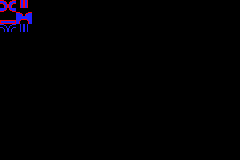

A 2D game scene composited from a Tiled map and its tileset images. What follows is a short description and the map's XML, with every tile layer's data as written:
An orthogonal 30x20 tile map with 8x8 px tiles, 1 tile layer (Tile Layer 1).

<map version="1.10" tiledversion="1.11.2" orientation="orthogonal" renderorder="right-down" width="30" height="20" tilewidth="8" tileheight="8" infinite="0" nextlayerid="2" nextobjectid="1">
 <tileset firstgid="1" source="../tilesets/pac-man-tileset.tsx" />
 <layer id="1" name="Tile Layer 1" width="30" height="20">
  <data encoding="csv">
1,2,3,4,0,0,0,0,0,0,0,0,0,0,0,0,0,0,0,0,0,0,0,0,0,0,0,0,0,0,
17,18,19,20,0,0,0,0,0,0,0,0,0,0,0,0,0,0,0,0,0,0,0,0,0,0,0,0,0,0,
33,34,35,36,0,0,0,0,0,0,0,0,0,0,0,0,0,0,0,0,0,0,0,0,0,0,0,0,0,0,
49,50,51,52,0,0,0,0,0,0,0,0,0,0,0,0,0,0,0,0,0,0,0,0,0,0,0,0,0,0,
0,0,0,0,0,0,0,0,0,0,0,0,0,0,0,0,0,0,0,0,0,0,0,0,0,0,0,0,0,0,
0,0,0,0,0,0,0,0,0,0,0,0,0,0,0,0,0,0,0,0,0,0,0,0,0,0,0,0,0,0,
0,0,0,0,0,0,0,0,0,0,0,0,0,0,0,0,0,0,0,0,0,0,0,0,0,0,0,0,0,0,
0,0,0,0,0,0,0,0,0,0,0,0,0,0,0,0,0,0,0,0,0,0,0,0,0,0,0,0,0,0,
0,0,0,0,0,0,0,0,0,0,0,0,0,0,0,0,0,0,0,0,0,0,0,0,0,0,0,0,0,0,
0,0,0,0,0,0,0,0,0,0,0,0,0,0,0,0,0,0,0,0,0,0,0,0,0,0,0,0,0,0,
0,0,0,0,0,0,0,0,0,0,0,0,0,0,0,0,0,0,0,0,0,0,0,0,0,0,0,0,0,0,
0,0,0,0,0,0,0,0,0,0,0,0,0,0,0,0,0,0,0,0,0,0,0,0,0,0,0,0,0,0,
0,0,0,0,0,0,0,0,0,0,0,0,0,0,0,0,0,0,0,0,0,0,0,0,0,0,0,0,0,0,
0,0,0,0,0,0,0,0,0,0,0,0,0,0,0,0,0,0,0,0,0,0,0,0,0,0,0,0,0,0,
0,0,0,0,0,0,0,0,0,0,0,0,0,0,0,0,0,0,0,0,0,0,0,0,0,0,0,0,0,0,
0,0,0,0,0,0,0,0,0,0,0,0,0,0,0,0,0,0,0,0,0,0,0,0,0,0,0,0,0,0,
0,0,0,0,0,0,0,0,0,0,0,0,0,0,0,0,0,0,0,0,0,0,0,0,0,0,0,0,0,0,
0,0,0,0,0,0,0,0,0,0,0,0,0,0,0,0,0,0,0,0,0,0,0,0,0,0,0,0,0,0,
0,0,0,0,0,0,0,0,0,0,0,0,0,0,0,0,0,0,0,0,0,0,0,0,0,0,0,0,0,0,
0,0,0,0,0,0,0,0,0,0,0,0,0,0,0,0,0,0,0,0,0,0,0,0,0,0,0,0,0,0
</data>
 </layer>
</map>
